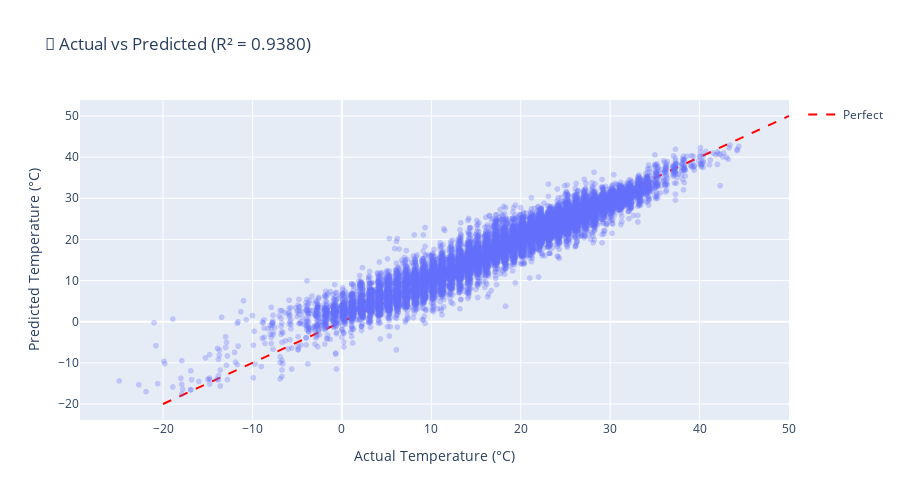

The notebook cell this image was saved under:
### Code cell
# Actual vs Predicted scatter plot
fig = px.scatter(
    x=y_test, y=y_pred,
    labels={'x': 'Actual Temperature (°C)', 'y': 'Predicted Temperature (°C)'},
    title=f'🎯 Actual vs Predicted (R² = {r2:.4f})',
    opacity=0.3
)
fig.add_trace(go.Scatter(x=[-20, 50], y=[-20, 50], mode='lines', name='Perfect', line=dict(color='red', dash='dash')))
fig.update_layout(height=500)
fig.show()

### Figure 1 — Plotly figure (JSON) as saved in the notebook; plotly's stock layout.template omitted (floating-point values rounded to 4 significant figures; data arrays with more than 128 entries replaced by an {"elided": "..."} marker saying what was removed)
{"data": [{"hovertemplate": "Actual Temperature (°C)=%{x}<br>Predicted Temperature (°C)=%{y}<extra></extra>", "legendgroup": "", "marker": {"color": "#636efa", "opacity": 0.3, "symbol": "circle"}, "mode": "markers", "name": "", "showlegend": false, "type": "scattergl", "x": {"elided": "20810 float values"}, "xaxis": "x", "y": {"elided": "20810 float values"}, "yaxis": "y"}, {"line": {"color": "red", "dash": "dash"}, "mode": "lines", "name": "Perfect", "type": "scatter", "x": [-20, 50], "y": [-20, 50]}], "layout": {"height": 500, "legend": {"tracegroupgap": 0}, "title": {"text": "🎯 Actual vs Predicted (R² = 0.9380)"}, "xaxis": {"anchor": "y", "domain": [0, 1], "title": {"text": "Actual Temperature (°C)"}}, "yaxis": {"anchor": "x", "domain": [0, 1], "title": {"text": "Predicted Temperature (°C)"}}}}
